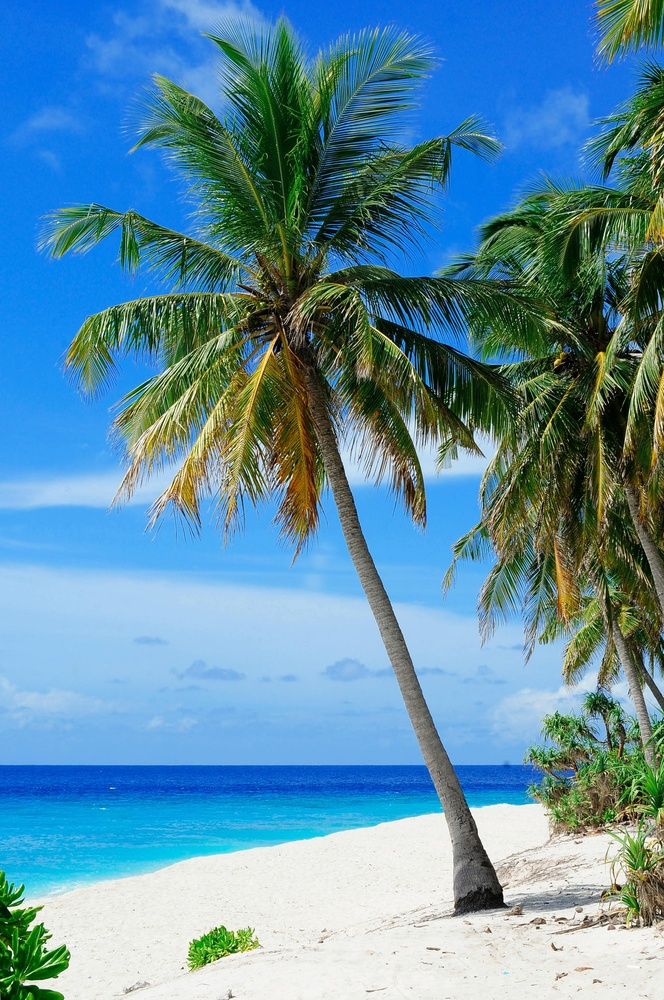
#> input picture Computer Vision/pexels-asadphoto-240526.jpg, 664 x 1000 px, shrunk from 2050 x 3087 before the run
$ python 'Image Processing Techniques.py'   (older library calls are emulated)
#> lines starting #> are read from the running program, lines starting #| are printed output that depends on the picture; after the words box and inside, x2 and y2 are one past the last pixel; in counts of white or black regions, pixels touching at a corner belong together
import cv2
import numpy as np
import matplotlib.pyplot as plt

class ImageProcessor:
    def __init__(self, image_path):
        """Initialize with an image path."""
#> called with image_path = 'pexels-asadphoto-240526.jpg'
        self.original = cv2.imread(image_path)
#> self.original is the input picture: shape (1000, 664, 3); mean B, G, R 166.6, 143.8, 95.3
        if self.original is None:
            raise ValueError("Could not load image")
        # Convert BGR to RGB for matplotlib display
        self.original = cv2.cvtColor(self.original, cv2.COLOR_BGR2RGB)

    def grayscale_conversion(self):
        """Convert RGB image to grayscale."""
        return cv2.cvtColor(self.original, cv2.COLOR_RGB2GRAY)

    def thresholding(self, gray_image, method='global'):
        """
        Apply thresholding to grayscale image.

        Args:
            gray_image: Grayscale input image
            method: 'global' or 'adaptive'
        """
        if method == 'global':
            # Otsu's thresholding
            _, binary = cv2.threshold(gray_image, 0, 255,
                                   cv2.THRESH_BINARY + cv2.THRESH_OTSU)
        else:
            # Adaptive thresholding
            binary = cv2.adaptiveThreshold(gray_image, 255,
                                         cv2.ADAPTIVE_THRESH_GAUSSIAN_C,
                                         cv2.THRESH_BINARY, 11, 2)
        return binary

    def edge_detection(self, gray_image, method='canny'):
        """
        Detect edges in the image.

        Args:
            gray_image: Grayscale input image
            method: 'canny' or 'sobel'
        """
        if method == 'canny':
            return cv2.Canny(gray_image, 100, 200)
        else:
            # Sobel edge detection
            sobel_x = cv2.Sobel(gray_image, cv2.CV_64F, 1, 0, ksize=3)
            sobel_y = cv2.Sobel(gray_image, cv2.CV_64F, 0, 1, ksize=3)
            return np.uint8(np.sqrt(sobel_x**2 + sobel_y**2))

    def image_transformations(self):
        """Apply various geometric transformations."""
        height, width = self.original.shape[:2]

        # Rotation
        matrix = cv2.getRotationMatrix2D((width/2, height/2), 45, 1.0)
        rotated = cv2.warpAffine(self.original, matrix, (width, height))

        # Scaling
        scaled = cv2.resize(self.original, None, fx=0.5, fy=0.5)

        # Cropping
        cropped = self.original[height//4:3*height//4,
                              width//4:3*width//4]

        return rotated, scaled, cropped

    def filtering(self, gray_image):
        """Apply different filters to the image."""
        # Gaussian filter
        gaussian = cv2.GaussianBlur(gray_image, (5, 5), 0)

        # Median filter
        median = cv2.medianBlur(gray_image, 5)

        # Sharpening filter
        kernel = np.array([[-1,-1,-1],
                         [-1, 9,-1],
                         [-1,-1,-1]])
        sharpened = cv2.filter2D(gray_image, -1, kernel)

        return gaussian, median, sharpened

    def morphological_operations(self, binary_image):
        """Apply morphological operations."""
        kernel = np.ones((5,5), np.uint8)

        # Erosion
        erosion = cv2.erode(binary_image, kernel, iterations=1)

        # Dilation
        dilation = cv2.dilate(binary_image, kernel, iterations=1)

        return erosion, dilation


    def histogram_equalization(self, image):
        """
        Apply histogram equalization to enhance contrast.
        Works on both grayscale and color images.
        """
        if len(image.shape) == 2:  # Grayscale
            return cv2.equalizeHist(image)
        else:  # Color image
            # Convert to LAB color space
            lab = cv2.cvtColor(image, cv2.COLOR_RGB2LAB)
            l, a, b = cv2.split(lab)

            # Apply histogram equalization to L channel
            l_eq = cv2.equalizeHist(l)

            # Merge channels and convert back to RGB
            lab_eq = cv2.merge([l_eq, a, b])
            return cv2.cvtColor(lab_eq, cv2.COLOR_LAB2RGB)

    def color_space_conversions(self):
        """
        Convert image to different color spaces.
        Returns HSV, LAB, and YCrCb representations.
        """
        hsv = cv2.cvtColor(self.original, cv2.COLOR_RGB2HSV)
        lab = cv2.cvtColor(self.original, cv2.COLOR_RGB2LAB)
        ycrcb = cv2.cvtColor(self.original, cv2.COLOR_RGB2YCrCb)
        return hsv, lab, ycrcb

    def add_noise(self, image, noise_type='gaussian'):
        """
        Add different types of noise to the image.

        Args:
            image: Input image
            noise_type: 'gaussian' or 'salt_pepper'
        """
        if noise_type == 'gaussian':
            row, col, ch = image.shape
            mean = 0
            sigma = 25
            gauss = np.random.normal(mean, sigma, (row, col, ch))
            noisy = image + gauss
            return np.clip(noisy, 0, 255).astype(np.uint8)
        else:  # salt and pepper
            row, col, ch = image.shape
            s_vs_p = 0.5
            amount = 0.004
            noisy = np.copy(image)

            # Salt mode
            num_salt = np.ceil(amount * image.size * s_vs_p)
            coords = [np.random.randint(0, i - 1, int(num_salt))
                     for i in image.shape]
            noisy[coords[0], coords[1], :] = 255

            # Pepper mode
            num_pepper = np.ceil(amount * image.size * (1. - s_vs_p))
            coords = [np.random.randint(0, i - 1, int(num_pepper))
                     for i in image.shape]
            noisy[coords[0], coords[1], :] = 0
            return noisy

    def denoising(self, image, method='non_local_means'):
        """
        Apply different denoising methods.

        Args:
            image: Input image
            method: 'non_local_means' or 'bilateral'
        """
        if method == 'non_local_means':
            return cv2.fastNlMeansDenoisingColored(image, None, 10, 10, 7, 21)
        else:  # bilateral
            return cv2.bilateralFilter(image, 9, 75, 75)

    # [71 lines left out: functions image_blending, perspective_transform, color_segmentation, template_matching, not called in this run]

    def display_results(self):
        """Display all image processing results."""
        # Convert to grayscale
        gray = self.grayscale_conversion()

        # Thresholding
        global_thresh = self.thresholding(gray, 'global')
#> in thresholding, `_, binary = cv2.threshold(gray_image, 0, 255, cv2.THRESH_BINARY + cv2...`:
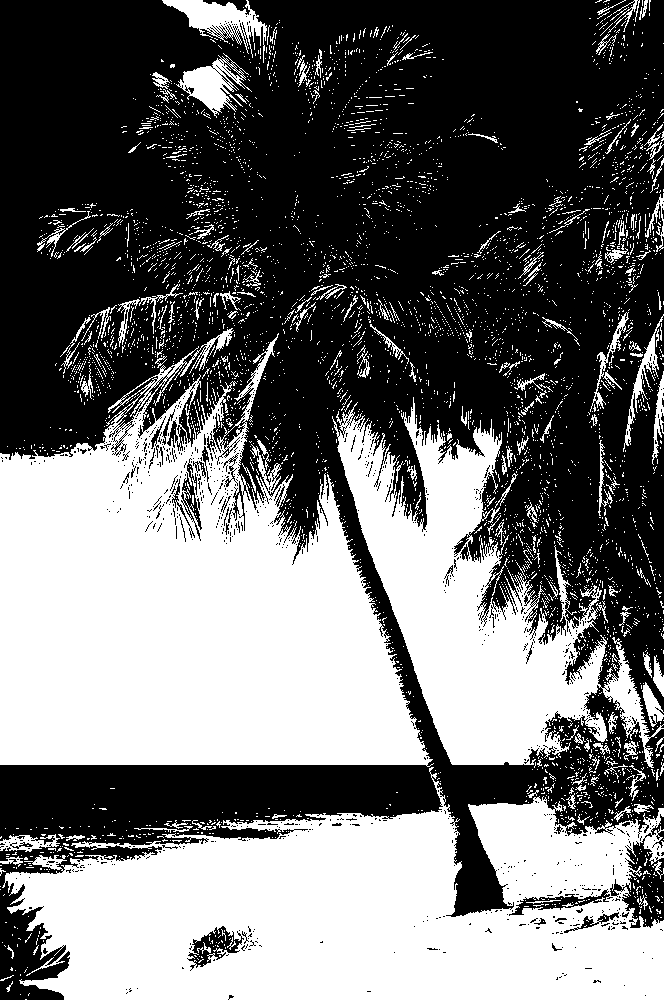
#> binary: shape (1000, 664); 43.7% white; 4589 white regions (4389 under 20 px), largest, box (x1, y1, x2, y2) and area: (0, 328, 434, 767) 115504, (2, 767, 664, 1000) 99025, (332, 397, 664, 768) 45693
        adaptive_thresh = self.thresholding(gray, 'adaptive')

        # Edge detection
        canny_edges = self.edge_detection(gray, 'canny')
        sobel_edges = self.edge_detection(gray, 'sobel')

        # Transformations
        rotated, scaled, cropped = self.image_transformations()

        # Filtering
        gaussian, median, sharpened = self.filtering(gray)

        # Morphological operations
        erosion, dilation = self.morphological_operations(global_thresh)

        # Create figure with subplots
        fig, axes = plt.subplots(4, 4, figsize=(15, 15))
        fig.suptitle('Image Processing Techniques', fontsize=16)

        # Original and grayscale
        axes[0,0].imshow(self.original)
        axes[0,0].set_title('Original')
        axes[0,1].imshow(gray, cmap='gray')
        axes[0,1].set_title('Grayscale')

        # Thresholding
        axes[0,2].imshow(global_thresh, cmap='gray')
        axes[0,2].set_title('Global Thresholding')
        axes[0,3].imshow(adaptive_thresh, cmap='gray')
        axes[0,3].set_title('Adaptive Thresholding')

        # Edge detection
        axes[1,0].imshow(canny_edges, cmap='gray')
        axes[1,0].set_title('Canny Edges')
        axes[1,1].imshow(sobel_edges, cmap='gray')
        axes[1,1].set_title('Sobel Edges')

        # Transformations
        axes[1,2].imshow(rotated)
        axes[1,2].set_title('Rotated')
        axes[1,3].imshow(scaled)
        axes[1,3].set_title('Scaled')

        # More transformations and filtering
        axes[2,0].imshow(cropped)
        axes[2,0].set_title('Cropped')
        axes[2,1].imshow(gaussian, cmap='gray')
        axes[2,1].set_title('Gaussian Filter')
        axes[2,2].imshow(median, cmap='gray')
        axes[2,2].set_title('Median Filter')
        axes[2,3].imshow(sharpened, cmap='gray')
        axes[2,3].set_title('Sharpened')

        # Morphological operations
        axes[3,0].imshow(erosion, cmap='gray')
        axes[3,0].set_title('Erosion')
        axes[3,1].imshow(dilation, cmap='gray')
        axes[3,1].set_title('Dilation')

        # Remove axis ticks
        for row in axes:
            for ax in row:
                ax.axis('off')

        plt.tight_layout()
        plt.show()

    def display_enhanced_results(self):
        """Display results of enhanced processing methods."""
        # Create subplots
        fig, axes = plt.subplots(4, 4, figsize=(20, 20))
        fig.suptitle('Enhanced Image Processing Techniques', fontsize=10)

        # Original image
        axes[0,0].imshow(self.original)
        axes[0,0].set_title('Original')

        # Histogram equalization
        gray = cv2.cvtColor(self.original, cv2.COLOR_RGB2GRAY)
        hist_eq = self.histogram_equalization(self.original)
#> in histogram_equalization, `l, a, b = cv2.split(lab)`:
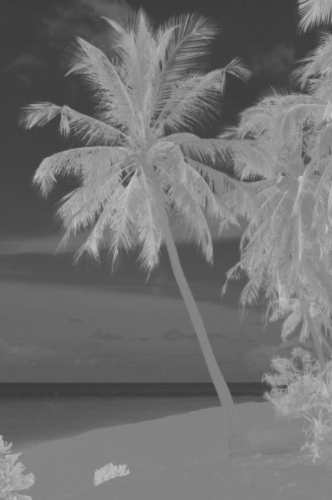
#> b: shape (1000, 664) (shown at 1/2 size); min 56, max 203, mean 112.9
#> in histogram_equalization, `l_eq = cv2.equalizeHist(l)`:
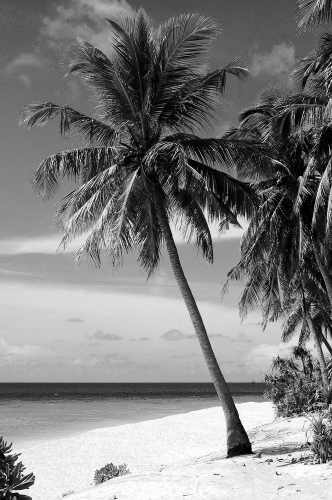
#> l_eq: shape (1000, 664) (shown at 1/2 size); min 0, max 255, mean 128.3
        axes[0,1].imshow(hist_eq)
        axes[0,1].set_title('Histogram Equalization')

        # Color spaces
        hsv, lab, ycrcb = self.color_space_conversions()
        axes[0,2].imshow(hsv)
        axes[0,2].set_title('HSV Color Space')
        axes[0,3].imshow(lab)
        axes[0,3].set_title('LAB Color Space')

        # Noise addition
        gaussian_noise = self.add_noise(self.original, 'gaussian')
#> in add_noise, `noisy = image + gauss`:
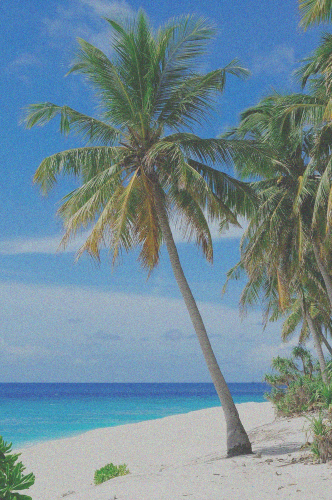
#> noisy: shape (1000, 664, 3) float64 (shown at 1/2 size); mean R, G, B 95.3, 143.8, 166.6; drawn with min black and max white
        sp_noise = self.add_noise(self.original, 'salt_pepper')
        axes[1,0].imshow(gaussian_noise)
        axes[1,0].set_title('Gaussian Noise')
        axes[1,1].imshow(sp_noise)
        axes[1,1].set_title('Salt & Pepper Noise')

        # Denoising
        denoised_nlm = self.denoising(gaussian_noise, 'non_local_means')
#> in denoising, `return cv2.fastNlMeansDenoisingColored(image, None, 10, 10, 7, 21)`:
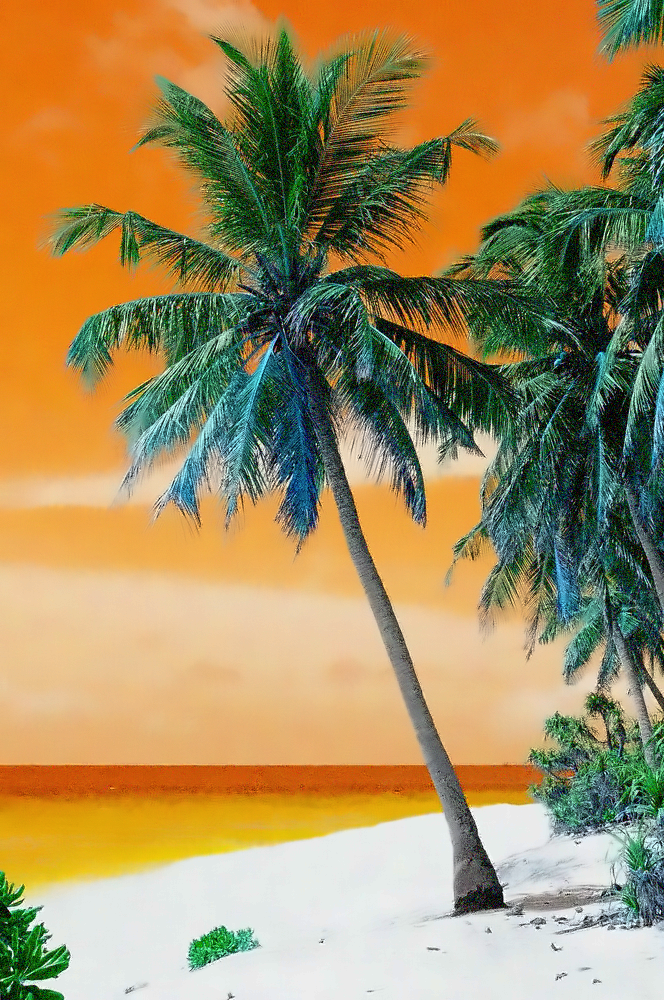
#> returned value: shape (1000, 664, 3); mean of channels 0, 1, 2 94, 142.4, 166.1; drawn as B, G, R
        denoised_bilateral = self.denoising(gaussian_noise, 'bilateral')
        axes[1,2].imshow(denoised_nlm)
        axes[1,2].set_title('Non-Local Means Denoising')
        axes[1,3].imshow(denoised_bilateral)
        axes[1,3].set_title('Bilateral Denoising')

        # Remove axis ticks
        for row in axes:
            for ax in row:
                ax.axis('off')

        plt.tight_layout()
        plt.show()

# Usage example
if __name__ == "__main__":
    processor = ImageProcessor("pexels-asadphoto-240526.jpg")
    processor.display_results()
    processor.display_enhanced_results()

$ run again, with Computer Vision/pexels-hikaique-109919.jpg copied over Computer Vision/pexels-asadphoto-240526.jpg
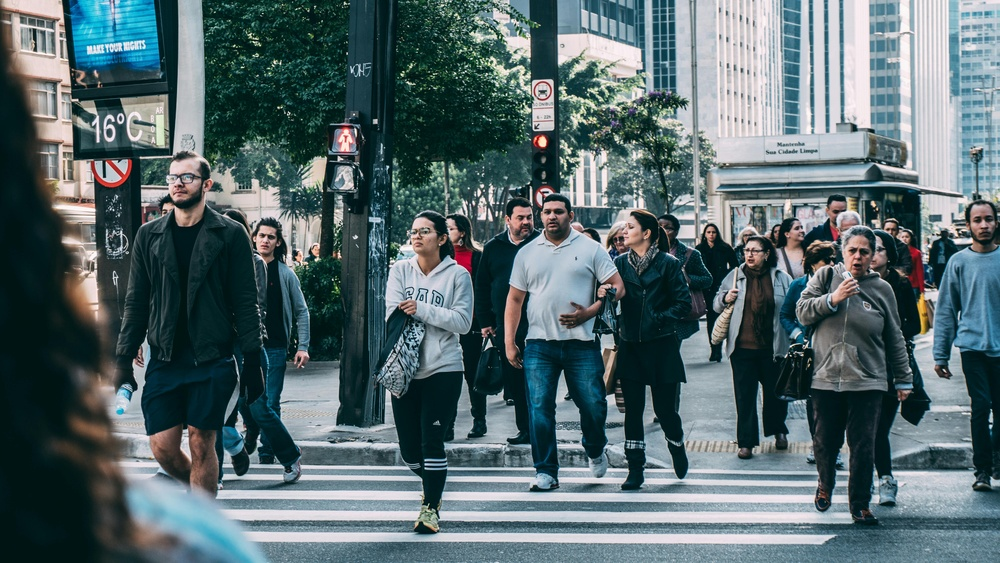
#> input picture Computer Vision/pexels-hikaique-109919.jpg, 1000 x 563 px, shrunk from 6000 x 3376 before the run
#> in __init__, self.original is the input picture: shape (563, 1000, 3); mean B, G, R 108.8, 105.3, 86.4
#> in thresholding, `_, binary = cv2.threshold(gray_image, 0, 255, cv2.THRESH_BINARY + cv2...`:
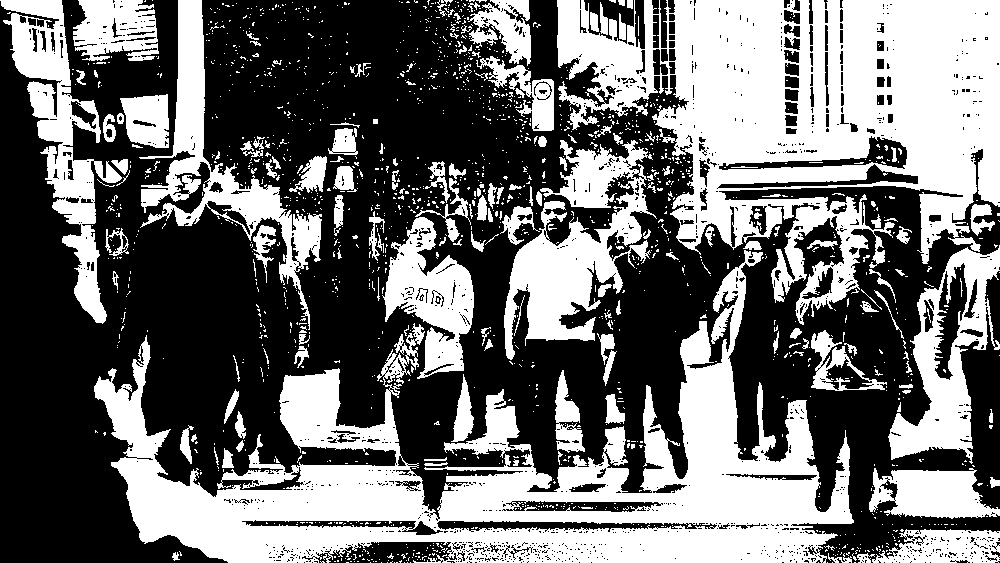
#> binary: shape (563, 1000); 43.3% white; 1637 white regions (1474 under 20 px), largest, box (x1, y1, x2, y2) and area: (94, 250, 854, 563) 78511, (557, 0, 1000, 325) 73663, (504, 140, 657, 360) 13718
#> erosion: shape (563, 1000); 25.8% white; 318 white regions (177 under 20 px), largest, box (x1, y1, x2, y2) and area: (659, 0, 1000, 252) 43478, (114, 460, 829, 563) 22722, (441, 351, 850, 523) 19642
#> dilation: shape (563, 1000); 62.4% white; 318 black regions (219 under 20 px), largest, box (x1, y1, x2, y2) and area: (0, 0, 569, 563) 128880, (437, 187, 743, 477) 27378, (732, 220, 1000, 548) 20860
#> lab: shape (563, 1000, 3); mean of channels 0, 1, 2 106.3, 122.6, 124.1
#> lab_eq: shape (563, 1000, 3); mean of channels 0, 1, 2 128.4, 122.6, 124.1
#> hsv: shape (563, 1000, 3); mean H, S, V 89.6, 114.7, 112.8
#> ycrcb: shape (563, 1000, 3); mean of channels 0, 1, 2 100, 118.2, 132.9
#> in add_noise (call 2), `noisy[coords[0], coords[1], :] = 0`:
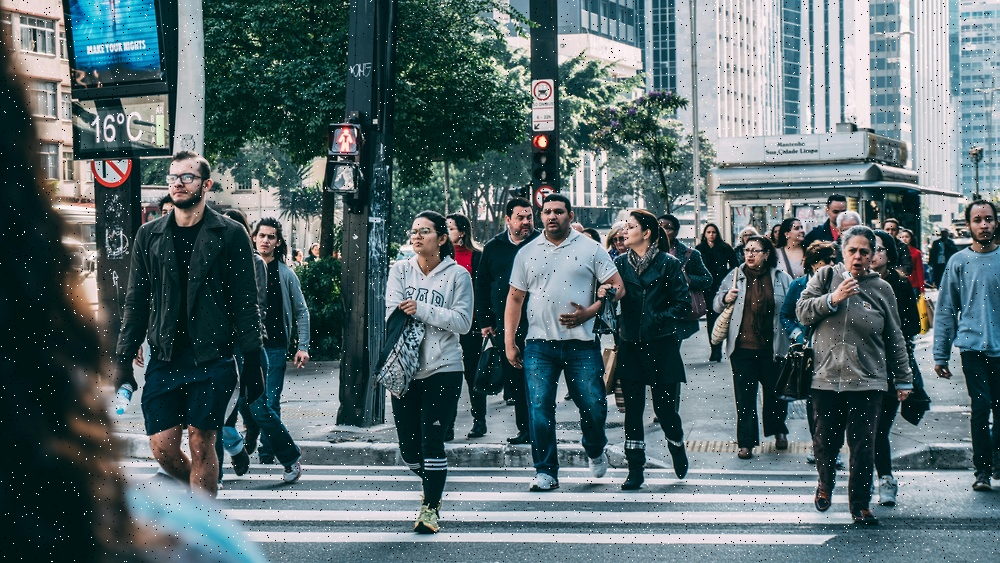
#> noisy: shape (563, 1000, 3); mean R, G, B 86.8, 105.6, 109
